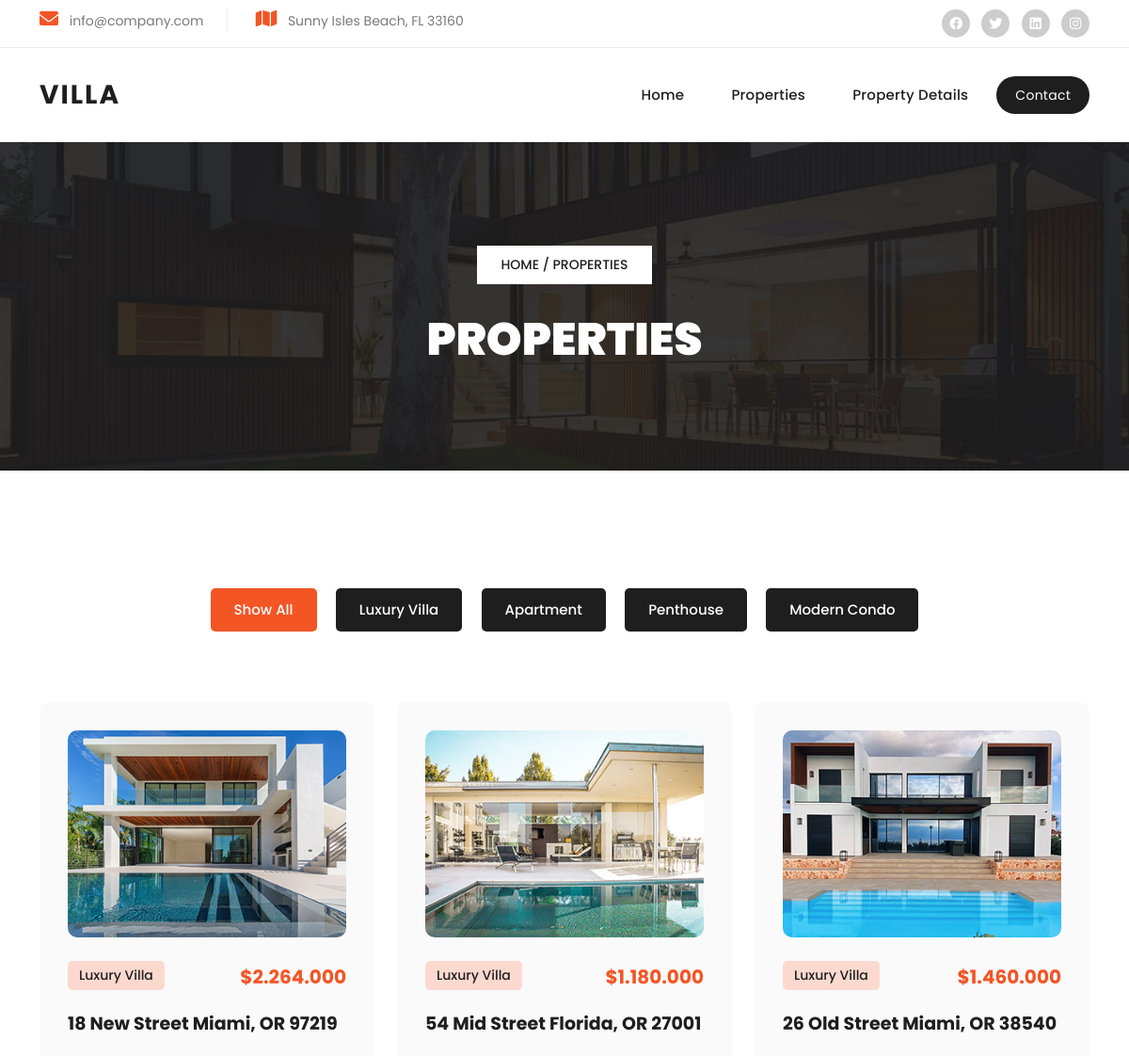
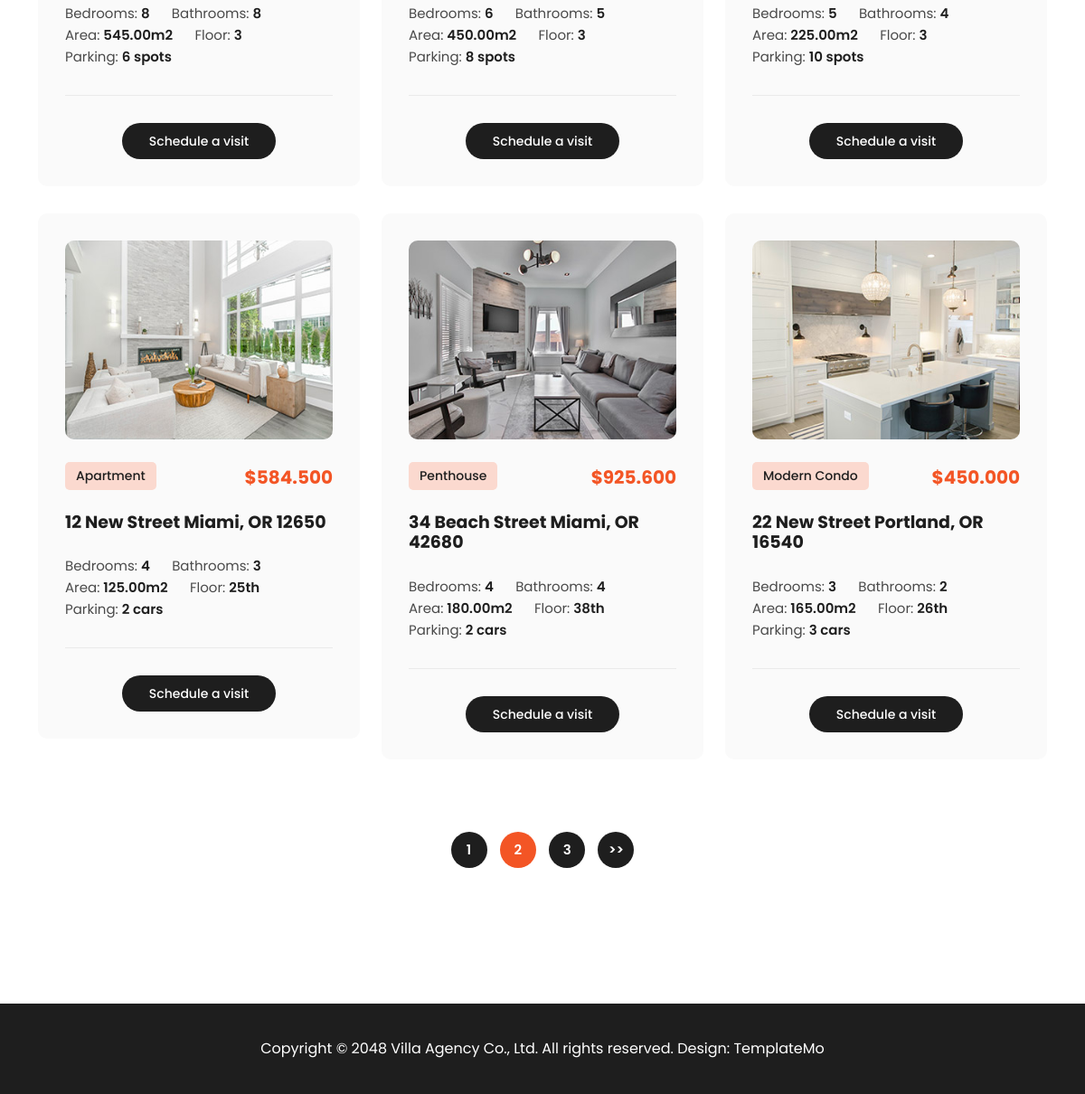
/properties.php, run on the app's committed database (2 pictures, top to bottom).
### tables this page shows
CREATE TABLE `nehnutelnosti` (
  `id` int(11) NOT NULL,
  `nazov` varchar(255) NOT NULL,
  `popis` text DEFAULT NULL,
  `cena` decimal(10,2) NOT NULL,
  `obrazok` varchar(255) DEFAULT NULL,
  `kategoria` varchar(50) NOT NULL,
  `pocet_izieb` int(11) DEFAULT NULL,
  `pocet_kupelni` int(11) DEFAULT NULL,
  `rozloha` decimal(8,2) DEFAULT NULL,
  `poschodie` varchar(50) DEFAULT NULL,
  `parkovanie` varchar(100) DEFAULT NULL,
  `adresa` varchar(255) DEFAULT NULL,
  `mesto` varchar(100) DEFAULT NULL,
  `psc` varchar(20) DEFAULT NULL,
  `datum_pridania` timestamp NOT NULL DEFAULT current_timestamp()
);

### assets/classes/PropertyManager.php (called while the page is built)
<?php
class PropertyManager {
    private $pdo;
    public function __construct(PDO $pdo){
        $this->pdo = $pdo;
    }
    public function getAllProperties(){
        $sql = "SELECT * FROM nehnutelnosti";
        $stmt = $this->pdo->prepare($sql);
        $stmt->execute();
        return $stmt->fetchAll(PDO::FETCH_ASSOC);
    }
}
?>

### properties.php (the view, shortened to what this page needs)
<?php
require_once 'assets/classes/PropertyManager.php';
$dbConnection = new DatabaseConnection();
$pdo = $dbConnection->getConnection();
$propertyManager = new PropertyManager($pdo);
$properties = $propertyManager->getAllProperties();
$categories = array_unique(array_column($properties, 'kategoria'));
include("assets/_inc/header.php");
?>
<div class="page-heading header-text">
  <div class="container">
    <div class="row">
      <div class="col-lg-12">
        <span class="breadcrumb"><a href="#">Home</a> / Properties</span>
        <h3>Properties</h3>
      </div>
    </div>
  </div>
</div>
<div class="section properties">
  <div class="container">
    <ul class="properties-filter">
      <li>
        <a class="is_active" href="#!" data-filter="*">Show All</a>
      </li>
      <?php foreach ($categories as $category):
        $safeCategory = htmlspecialchars(preg_replace('/[^a-z0-9]/', '', strtolower($category)));
      ?>
      <li>
        <a href="#!" data-filter=".<?php echo $safeCategory; ?>"><?php echo htmlspecialchars($category); ?></a>
      </li>
      <?php endforeach; ?>
    </ul>
    <div class="row properties-box">
      <?php foreach ($properties as $property): ?>
      <div class="col-lg-4 col-md-6 align-self-center mb-30 properties-items col-md-6 <?php echo htmlspecialchars(strtolower(str_replace(' ', '', $property['kategoria']))); ?>">
        <div class="item">
          <a href="property-details.php?id=<?php echo htmlspecialchars($property['id']); ?>">
            <img src="assets/images/<?php echo htmlspecialchars($property['obrazok']); ?>" alt="<?php echo htmlspecialchars('Property: ' . $property['nazov']); ?>">
          </a>
          <span class="category"><?php echo htmlspecialchars($property['kategoria']); ?></span>
          <h6><?php echo htmlspecialchars('$' . number_format($property['cena'], 0, '.', '.')); ?></h6>
          <h4><a href="property-details.php?id=<?php echo htmlspecialchars($property['id']); ?>"><?php echo htmlspecialchars($property['nazov']); ?></a></h4>
          <ul>
            <li>Bedrooms: <span><?php echo htmlspecialchars($property['pocet_izieb']); ?></span></li>
            <li>Bathrooms: <span><?php echo htmlspecialchars($property['pocet_kupelni']); ?></span></li>
            <li>Area: <span><?php echo htmlspecialchars($property['rozloha'] . 'm2'); ?></span></li>
            <li>Floor: <span><?php echo htmlspecialchars($property['poschodie']); ?></span></li>
            <li>Parking: <span><?php echo htmlspecialchars($property['parkovanie']); ?></span></li>
          </ul>
          <div class="main-button">
            <a href="property-details.php?id=<?php echo htmlspecialchars($property['id']); ?>">Schedule a visit</a>
          </div>
        </div>
      </div>
      <?php endforeach; ?>
    </div>
    <div class="row">
      <div class="col-lg-12">
        <ul class="pagination">
          <li><a href="#">1</a></li>
          <li><a class="is_active" href="#">2</a></li>
          <li><a href="#">3</a></li>
          <li><a href="#">>></a></li>
        </ul>
      </div>
    </div>
  </div>
</div>
<?php
include("assets/_inc/footer.php");
?>
</html>

### assets/css/templatemo-villa-agency.css (style rules this page uses)
html, body, div, span, applet, object, iframe, h1, h2, h3, h4, h5, h6, p, blockquote, div pre, a, abbr, acronym, address, big, cite, code, del, dfn, em, font, img, ins, kbd, q, s, samp, small, strike, strong, sub, sup, tt, var, b, u, i, center, dl, dt, dd, ol, ul, li, figure, header, nav, section, article, aside, footer, figcaption { margin: 0; padding: 0; border: 0; outline: 0; }
ul, li { padding: 0; margin: 0; list-style: none; }
* { box-sizing: border-box; }
html, body { font-family: 'Poppins', sans-serif; -ms-text-size-adjust: 100%; -webkit-font-smoothing: antialiased; -moz-osx-font-smoothing: grayscale; }
a { text-decoration: none !important; }
h1, h2, h3, h4, h5, h6 { color: #1e1e1e; margin-top: 0px; margin-bottom: 0px; font-weight: 700; }
ul { margin-bottom: 0px; }
img { width: 100%; overflow: hidden; }
html, body { font-family: 'Poppins', sans-serif; }
.section { margin-top: 120px; }
.main-button a { display: inline-block; background-color: #1e1e1e; color: #fff; font-size: 14px; font-weight: 500; height: 40px; line-height: 40px; padding: 0px 30px; border-radius: 25px; transition: all .3s; }
.properties .item { background-color: #fafafa; border-radius: 10px; padding: 30px; margin-bottom: 30px; }
.properties .item img { border-radius: 10px; }
.properties .item span.category { background-color: #fbd9cf; font-weight: 500; border-radius: 5px; font-size: 14px; color: #1e1e1e; padding: 5px 12px; display: inline-block; margin-top: 25px; }
.properties .item h4 { font-size: 19px; margin: 25px 0px; }
.properties .item h4 a { color: #1e1e1e; }
.properties .item ul li { display: inline-block; font-size: 15px; color: #4a4a4a; margin-right: 20px; }
.properties .item ul li span { font-weight: 600; color: #1e1e1e; }
.properties .item ul { border-bottom: 1px solid #eaeaea; margin-bottom: 30px; padding-bottom: 30px; }
.properties .item h6 { font-size: 20px; color: #f35525; margin-top: 6px; display: inline-block; float: right; margin-top: 30px; }
.properties .item .main-button { text-align: center; }
.page-heading { background-image: url(../images/page-heading-bg.jpg); background-position: center bottom; background-repeat: no-repeat; background-size: cover; padding: 110px 0px; text-align: center; }
.page-heading span { background-color: #fff; color: #1e1e1e; font-size: 14px; font-weight: 500; text-transform: uppercase; padding: 10px 25px; display: inline-block; margin-bottom: 30px; }
.page-heading span a { color: #1e1e1e; }
.page-heading h3 { font-size: 48px; font-weight: 900; text-transform: uppercase; color: #fff; }
.properties ul.properties-filter { list-style: none; text-align: center; margin-bottom: 70px; }
.properties ul.properties-filter li { display: inline-block; margin: 5px 8px; }
.properties ul.properties-filter li a { display: inline-block; text-align: center; font-size: 15px; text-transform: capitalize; font-weight: 500; color: #fff; background-color: #1e1e1e; padding: 12px 25px; border-radius: 5px; transition: all .3s; }
.properties ul.properties-filter li a.is_active { background-color: #f35525; color: #fff; }
.properties ul.pagination { margin-top: 50px; text-align: center; width: 100%; display: inline-block; }
.properties ul.pagination li { display: inline-block; margin: 0px 5px; }
.properties ul.pagination li a { display: inline-block; width: 40px; height: 40px; line-height: 40px; text-align: center; background-color: #1e1e1e; color: #fff; font-size: 15px; font-weight: 600; border-radius: 50%; transition: all .3s; }
.properties ul.pagination li a:hover, .properties ul.pagination li a.is_active { background-color: #f35525; color: #fff; }
body { overflow-x: hidden; }

### data on the page
nehnutelnosti: obrazok (picture), kategoria "Luxury Villa", cena "$2.264.000", nazov "18 New Street Miami, OR 97219", pocet_izieb "8", pocet_kupelni "8", rozloha "545.00m2", poschodie "3", parkovanie "6 spots"
nehnutelnosti: obrazok (picture), kategoria "Luxury Villa", cena "$1.180.000", nazov "54 Mid Street Florida, OR 27001", pocet_izieb "6", pocet_kupelni "5", rozloha "450.00m2", poschodie "3", parkovanie "8 spots"
nehnutelnosti: obrazok (picture), kategoria "Luxury Villa", cena "$1.460.000", nazov "26 Old Street Miami, OR 38540", pocet_izieb "5", pocet_kupelni "4", rozloha "225.00m2", poschodie "3", parkovanie "10 spots"
nehnutelnosti: obrazok (picture), kategoria "Apartment", cena "$584.500", nazov "12 New Street Miami, OR 12650", pocet_izieb "4", pocet_kupelni "3", rozloha "125.00m2", poschodie "25th", parkovanie "2 cars"
nehnutelnosti: obrazok (picture), kategoria "Penthouse", cena "$925.600", nazov "34 Beach Street Miami, OR 42680", pocet_izieb "4", pocet_kupelni "4", rozloha "180.00m2", poschodie "38th", parkovanie "2 cars"
nehnutelnosti: obrazok (picture), kategoria "Modern Condo", cena "$450.000", nazov "22 New Street Portland, OR 16540", pocet_izieb "3", pocet_kupelni "2", rozloha "165.00m2", poschodie "26th", parkovanie "3 cars"

### other printed values
$item['label'] "Home"
$item['label'] "Properties"
$item['label'] "Property Details"
$item['label'] "Contact"
$category "Luxury Villa"
$category "Apartment"
$category "Penthouse"
$category "Modern Condo"
